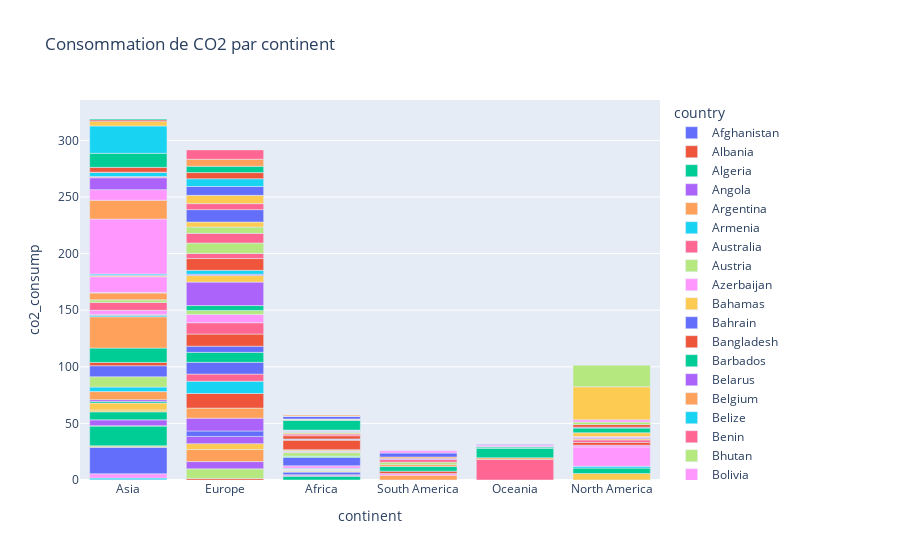

Here is the notebook cell this chart was saved with:
### Code cell
# graphique en barre de la consommation de CO2 par continent
df_mean = df.groupby(['country', 'continent']).mean(numeric_only=True).reset_index()

fig = px.bar(df_mean, x = 'continent', y = 'co2_consump', color = 'country', title = 'Consommation de CO2 par continent')
fig.show()
